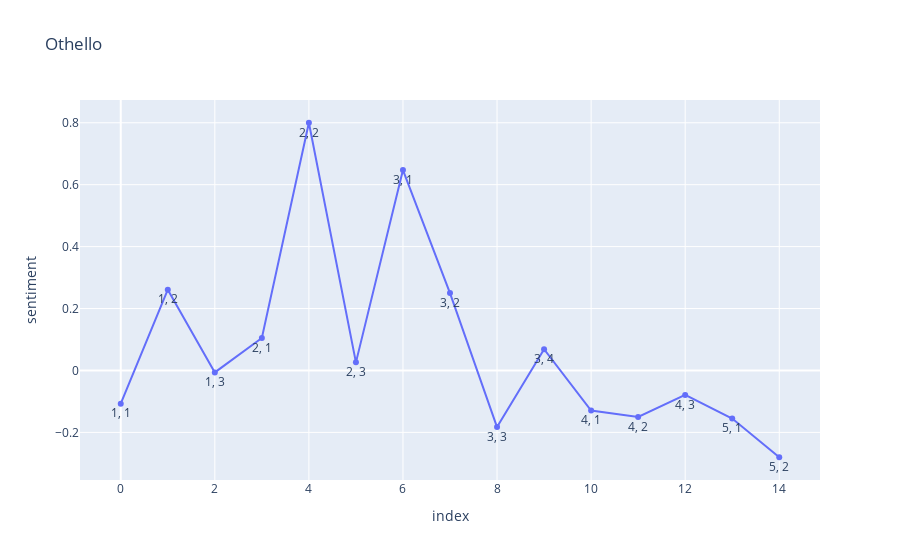

Notebook cell for this chart:
### Code cell
sentiment_graph(DOC_SENT, "Othello")

### Figure 1 — Plotly figure (JSON) as saved in the notebook; plotly's stock layout.template omitted (floating-point values rounded to 4 significant figures)
{"data": [{"hovertemplate": "index=%{x}<br>sentiment=%{y}<br>act_scene=%{text}<extra></extra>", "legendgroup": "", "line": {"color": "#636efa", "dash": "solid"}, "marker": {"symbol": "circle"}, "mode": "markers+text+lines", "name": "", "orientation": "v", "showlegend": false, "text": ["1, 1", "1, 2", "1, 3", "2, 1", "2, 2", "2, 3", "3, 1", "3, 2", "3, 3", "3, 4", "4, 1", "4, 2", "4, 3", "5, 1", "5, 2"], "textposition": "bottom center", "type": "scatter", "x": [0, 1, 2, 3, 4, 5, 6, 7, 8, 9, 10, 11, 12, 13, 14], "xaxis": "x", "y": [-0.1071, 0.2609, -0.006329, 0.1049, 0.8, 0.02614, 0.6471, 0.25, -0.1828, 0.06849, -0.1296, -0.15, -0.07895, -0.1552, -0.2803], "yaxis": "y"}], "layout": {"autosize": true, "legend": {"tracegroupgap": 0}, "title": {"text": "Othello"}, "xaxis": {"anchor": "y", "autorange": true, "domain": [0, 1], "range": [-0.872, 14.87], "title": {"text": "index"}, "type": "linear"}, "yaxis": {"anchor": "x", "autorange": true, "domain": [0, 1], "range": [-0.3639, 0.8836], "title": {"text": "sentiment"}, "type": "linear"}}}
